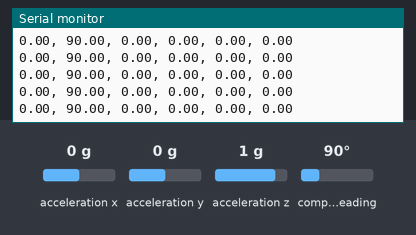
The program below on a simulated ESP8266 (NodeMCU). Parts: the last lines printed to the serial monitor. The inputs (shaded band) are chosen by the test bench; at power-on: acceleration x 0 g, acceleration y 0 g, acceleration z 1 g, compass heading 90°. WiFi joins after 1.5 s; servers stay silent unless stated.

Above: at 4.2 s.
4.3 s: acceleration x set to -1.4 g
At 4.8 s:
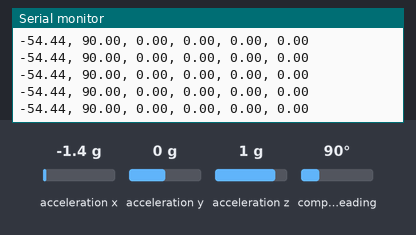
5.8 s: acceleration y set to -1.4 g
At 6.3 s:
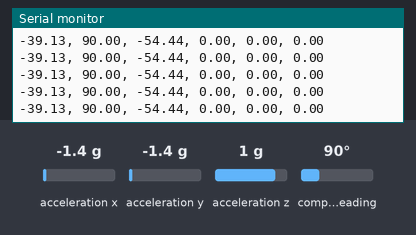
7.3 s: acceleration z set to -1.4 g
At 8.4 s:
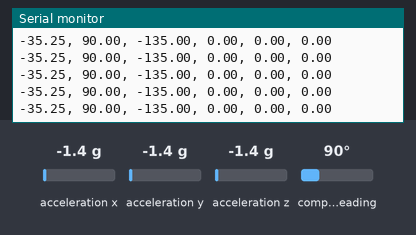
8.8 s: compass heading set to 7°
At 9.3 s:
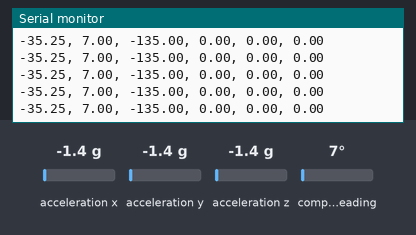
Timing chart, 0 to 11.7 s (numbered marks = the images above; inputs shaded):
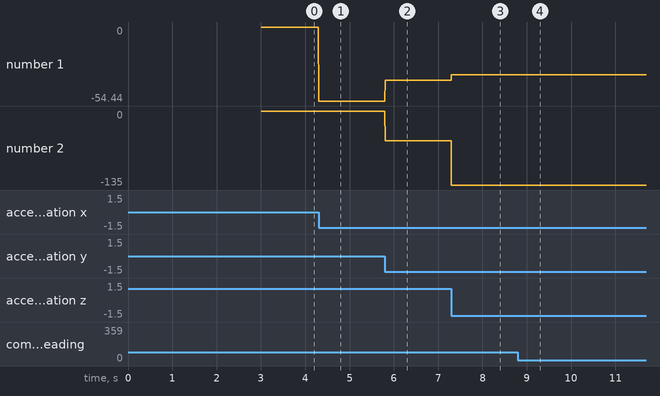

Measured:
- after the input at 4.3 s, the serial monitor: prints a new line at once (image 1)
- after the input at 5.8 s, the serial monitor: prints a new line at once (image 2)
- after the input at 7.3 s, the serial monitor: prints a new line at once (image 3)
- after the input at 8.8 s, the serial monitor: prints a new line at once (image 4)
- plotted number 1: 0 → -54.44 after the input at 4.3 s, -54.44 → -39.13 after the input at 5.8 s, -39.13 → -35.25 after the input at 7.3 s
- plotted number 2: -54.44 → -135 after the input at 7.3 s

The program:

main.cpp
```cpp
#include <ESP8266WiFi.h>
#include <WebSocketsServer.h>
#include <Wire.h>
#include <Adafruit_Sensor.h>
#include <Adafruit_BNO055.h>
#include <utility/imumaths.h>

// Replace with your network credentials
const char* ssid = "network 42";
const char* password = "12345678";

Adafruit_BNO055 bno = Adafruit_BNO055(55, 0x29);

WebSocketsServer webSocket = WebSocketsServer(8765);

void webSocketEvent(uint8_t num, WStype_t type, uint8_t * payload, size_t length) {
  // Handle WebSocket event
}

void setup() {
  Serial.begin(115200);

  // Initialize BNO055 sensor
  if (!bno.begin())
  {
    /* There was a problem detecting the BNO055 ... check your connections */
    Serial.print("Ooops, no BNO055 detected ... Check your wiring or I2C ADDR!");
    while (1);
  }

  delay(1000);

  // Connect to Wi-Fi
  WiFi.begin(ssid, password);
  while (WiFi.status() != WL_CONNECTED) {
    delay(1000);
    Serial.println("Connecting to WiFi...");
  }
  Serial.println(WiFi.localIP());

  webSocket.begin();
  webSocket.onEvent(webSocketEvent);
}

void loop() {
  webSocket.loop();  // Handle WebSocket connections

  // Get orientation data from the BNO055 sensor
  sensors_event_t orientationData, linearAccelData;

  bno.getEvent(&orientationData, Adafruit_BNO055::VECTOR_EULER);
  bno.getEvent(&linearAccelData, Adafruit_BNO055::VECTOR_LINEARACCEL);

  String ox = String( orientationData.orientation.x);
  String oy = String( orientationData.orientation.y);
  String oz = String(-orientationData.orientation.z);

  String ax = String( linearAccelData.acceleration.x);
  String ay = String( linearAccelData.acceleration.y);
  String az = String( linearAccelData.acceleration.z);

  // Convert the orientation data to a JSON string
  String message = oy + ", " + ox + ", " + oz + ", " + ax + ", " + ay + ", " + az;

  // Send the JSON string to the WebSocket client
  webSocket.broadcastTXT(message);

  Serial.println(message);

  //delay(1000);  // Wait a second before getting the next sensor reading
}
```
